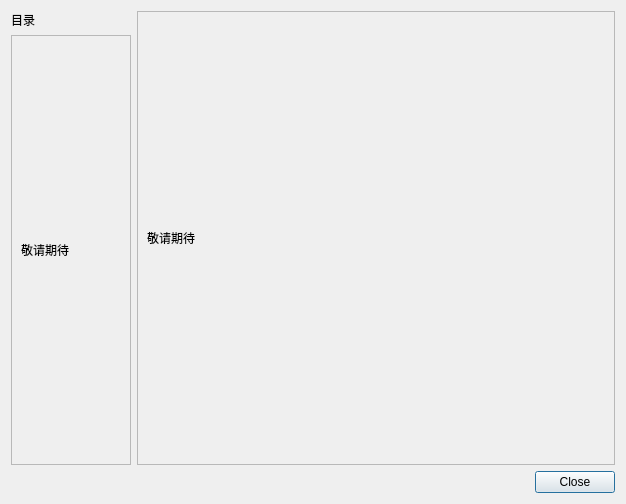
<?xml version="1.0" encoding="UTF-8"?>
<ui version="4.0">
    <class>Dialog</class>
    <widget class="QDialog" name="Dialog">
        <property name="geometry">
            <rect>
                <x>0</x>
                <y>0</y>
                <width>626</width>
                <height>504</height>
            </rect>
        </property>
        <property name="windowTitle">
            <string>Dialog</string>
        </property>
        <layout class="QGridLayout" name="gridLayout">
            <item row="2" column="1">
                <widget class="QDialogButtonBox" name="buttonBox">
                    <property name="orientation">
                        <enum>Qt::Horizontal</enum>
                    </property>
                    <property name="standardButtons">
                        <set>QDialogButtonBox::Close</set>
                    </property>
                </widget>
            </item>
            <item row="1" column="0">
                <widget class="QFrame" name="frame">
                    <property name="sizePolicy">
                        <sizepolicy hsizetype="Minimum" vsizetype="Expanding">
                            <horstretch>0</horstretch>
                            <verstretch>0</verstretch>
                        </sizepolicy>
                    </property>
                    <property name="minimumSize">
                        <size>
                            <width>120</width>
                            <height>0</height>
                        </size>
                    </property>
                    <property name="frameShape">
                        <enum>QFrame::StyledPanel</enum>
                    </property>
                    <property name="frameShadow">
                        <enum>QFrame::Raised</enum>
                    </property>
                    <layout class="QGridLayout" name="gridLayout_3">
                        <item row="1" column="0">
                            <widget class="QLabel" name="label">
                                <property name="text">
                                    <string>敬请期待</string>
                                </property>
                            </widget>
                        </item>
                    </layout>
                </widget>
            </item>
            <item row="0" column="0">
                <widget class="QLabel" name="label_3">
                    <property name="text">
                        <string>目录</string>
                    </property>
                </widget>
            </item>
            <item row="0" column="1" rowspan="2">
                <widget class="QFrame" name="frame_2">
                    <property name="sizePolicy">
                        <sizepolicy hsizetype="Expanding" vsizetype="Preferred">
                            <horstretch>0</horstretch>
                            <verstretch>0</verstretch>
                        </sizepolicy>
                    </property>
                    <property name="frameShape">
                        <enum>QFrame::StyledPanel</enum>
                    </property>
                    <property name="frameShadow">
                        <enum>QFrame::Raised</enum>
                    </property>
                    <layout class="QGridLayout" name="gridLayout_2">
                        <item row="0" column="0">
                            <widget class="QLabel" name="label_2">
                                <property name="text">
                                    <string>敬请期待</string>
                                </property>
                            </widget>
                        </item>
                    </layout>
                </widget>
            </item>
        </layout>
    </widget>
    <resources/>
    <connections>
        <connection>
            <sender>buttonBox</sender>
            <signal>accepted()</signal>
            <receiver>Dialog</receiver>
            <slot>accept()</slot>
            <hints>
                <hint type="sourcelabel">
                    <x>248</x>
                    <y>254</y>
                </hint>
                <hint type="destinationlabel">
                    <x>157</x>
                    <y>274</y>
                </hint>
            </hints>
        </connection>
        <connection>
            <sender>buttonBox</sender>
            <signal>rejected()</signal>
            <receiver>Dialog</receiver>
            <slot>reject()</slot>
            <hints>
                <hint type="sourcelabel">
                    <x>316</x>
                    <y>260</y>
                </hint>
                <hint type="destinationlabel">
                    <x>286</x>
                    <y>274</y>
                </hint>
            </hints>
        </connection>
    </connections>
</ui>
